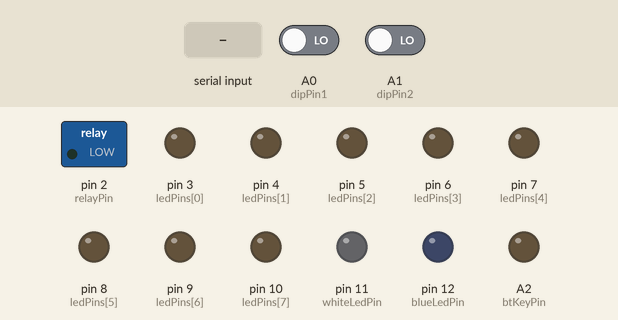
Simulated run of this sketch. Board: Arduino Uno, built with avr-gcc and run on an emulated ATmega328P. Shown: switched loads named in the sketch (green lamp = pin HIGH), output pins drawn as LEDs (lit = HIGH). The inputs (shaded band) are chosen by the test bench; at power-on: A0 (dipPin1) LOW, A1 (dipPin2) LOW.

Above: at 1.2 s.
1.3 s: A0 (dipPin1) driven HIGH
At 2.3 s:
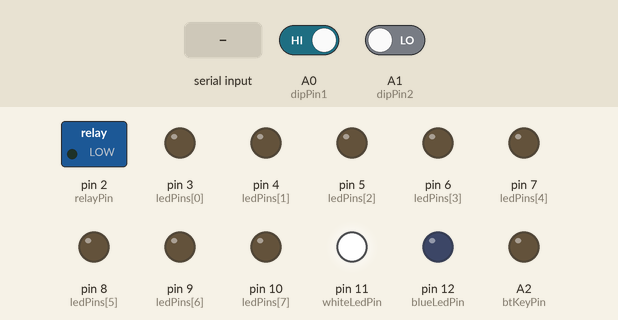
2.8 s: "C" received over the second serial link
At 2.9 s:
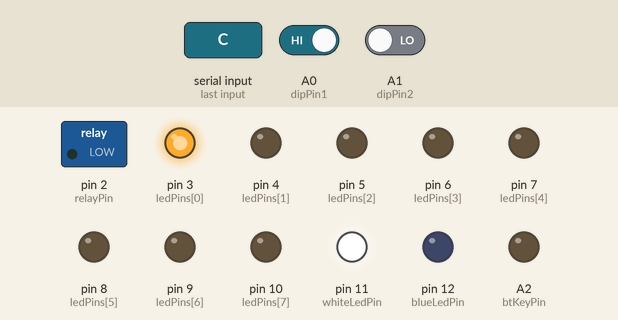
5.8 s: "A" received over the second serial link
At 6.9 s:
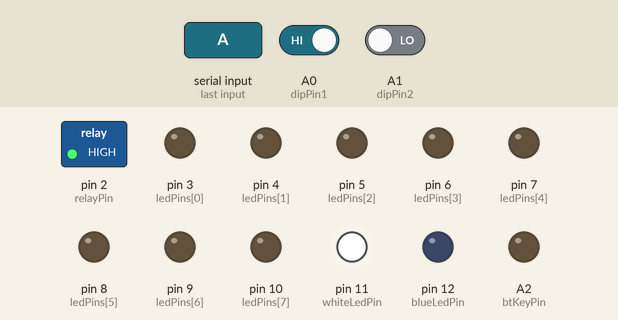
7.3 s: "C" received over the second serial link
At 7.4 s:
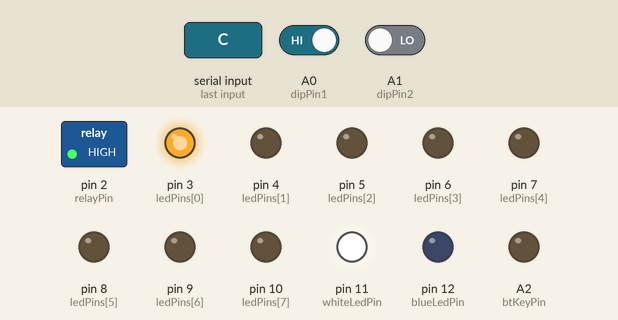
10.3 s: "B" received over the second serial link
At 11.5 s:
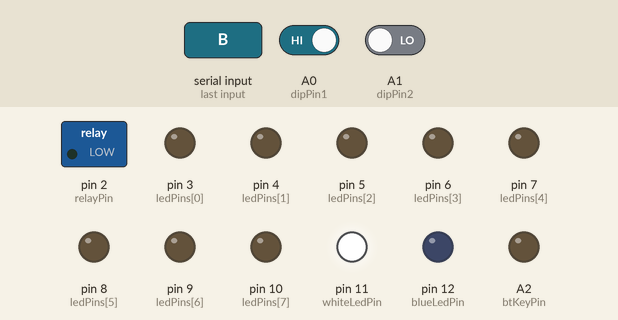
11.8 s: A0 (dipPin1) driven LOW and A1 (dipPin2) driven HIGH
At 12.7 s:
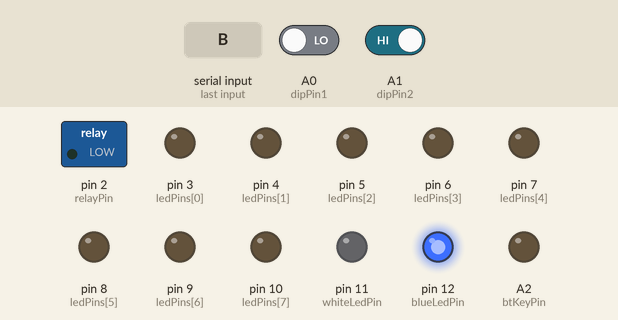
Timing chart, 0 to 14.3 s (numbered marks = the images above; inputs shaded):
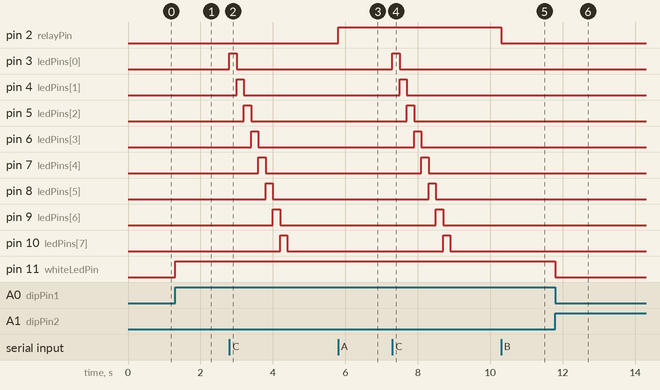

The sketch:

LAB4_IR_BT.ino
```cpp
#include <IRremote.hpp>
#include <SoftwareSerial.h> // Include SoftwareSerial library for Bluetooth communication

// Pin assignments
const int rcvPin = 13; // IR receiver pin
const int relayPin = 2; // Relay pin
const int numLEDs = 8; // Number of LEDs
const int ledPins[] = {3, 4, 5, 6, 7, 8, 9, 10}; // LED pins
const int dipPin1 = A0; // DIP switch pin 1
const int dipPin2 = A1; // DIP switch pin 2
const int blueLedPin = 12; // Blue LED for IR mode
const int whiteLedPin = 11; // White LED for Bluetooth mode
const int btTxPin = 1; // Bluetooth TX pin
const int btRxPin = 0; // Bluetooth RX pin
const int btKeyPin = A2; // Bluetooth KEY/EN pin for AT command mode

// IR remote button values
const unsigned long BUTTON_ON = 4077715200; // Button 1
const unsigned long BUTTON_OFF = 3877175040; // Button 2
const unsigned long BUTTON_RUN_LEDS = 2707357440; // Button 3
const unsigned long BUTTON_TURN_OFF_LEDS = 4144561920; // Button 4

// Bluetooth commands
char bluetoothCommand;

IRrecv irrecv(rcvPin);
decode_results results;
SoftwareSerial bluetooth(btRxPin, btTxPin); // RX, TX for Bluetooth module

void setup() {
  Serial.begin(9600);
  bluetooth.begin(9600); // Initialize Bluetooth serial communication
  irrecv.enableIRIn(); // Start the IR receiver

  // Set the KEY pin as output for Bluetooth module mode control
  pinMode(btKeyPin, OUTPUT);

  // Set the KEY pin LOW for normal operation (HIGH would put it in AT command mode)
  digitalWrite(btKeyPin, LOW);

  // Set up LED pins
  for (int i = 0; i < numLEDs; ++i) {
    pinMode(ledPins[i], OUTPUT);
  }

  // Set up relay and LED indicator pins
  pinMode(relayPin, OUTPUT);
  pinMode(blueLedPin, OUTPUT);
  pinMode(whiteLedPin, OUTPUT);

  // Set up DIP switch pins
  pinMode(dipPin1, INPUT);
  pinMode(dipPin2, INPUT);
}

void loop() {
  int dipSwitchValue = (digitalRead(dipPin1) << 1) | digitalRead(dipPin2); // Read DIP switch value

  if (dipSwitchValue == 0b01) {
    // Mode 01: Follow IR remote
    digitalWrite(blueLedPin, HIGH);  // Blue LED ON
    digitalWrite(whiteLedPin, LOW);  // White LED OFF
    handleIRRemote(); // Handle IR commands
  }
  else if (dipSwitchValue == 0b10) {
    // Mode 10: Follow Bluetooth module
    digitalWrite(blueLedPin, LOW);   // Blue LED OFF
    digitalWrite(whiteLedPin, HIGH); // White LED ON
    handleBluetooth();  // Handle Bluetooth commands
  }
}

void handleIRRemote() {
  if (irrecv.decode()) {
    auto value = irrecv.decodedIRData.decodedRawData;

    switch (value) {
      case BUTTON_ON: // Button 1
        turnRelayOn();
        break;

      case BUTTON_OFF: // Button 2
        turnRelayOff();
        break;

      case BUTTON_RUN_LEDS: // Button 3
        runLEDs();
        break;

      case BUTTON_TURN_OFF_LEDS: // Button 4
        turnOffLEDs();
        break;

      default:
        Serial.println(value); // Print unrecognized button value
    }
    irrecv.resume(); // Receive the next value
  }
}

void handleBluetooth() {
  if (bluetooth.available() > 0) {
    bluetoothCommand = bluetooth.read(); // Read Bluetooth command

    switch (bluetoothCommand) {
      case 'A':
        turnRelayOn();
        break;

      case 'B':
        turnRelayOff();
        break;

      case 'C':
        runLEDs();
        break;

      case 'D':
        // Do nothing for 'D'
        break;

      default:
        Serial.println("Unknown command");
    }
  }
}

void runLEDs() {
  for (int i = 0; i < numLEDs; ++i) {
    digitalWrite(ledPins[i], HIGH);
    delay(200); // Adjust the delay as needed
    digitalWrite(ledPins[i], LOW);
  }
}

void turnOffLEDs() {
  for (int i = 0; i < numLEDs; ++i) {
    digitalWrite(ledPins[i], LOW);
  }
}

void turnRelayOn() {
  digitalWrite(relayPin, HIGH); // Turn relay on
}

void turnRelayOff() {
  digitalWrite(relayPin, LOW); // Turn relay off
}
```

Measured:
- after the input at 1.3 s, pin 11 (whiteLedPin): LOW → HIGH at once
- after the input at 2.8 s, pin 3 (ledPins[0]): LOW → HIGH at once, → LOW 0.20 s later; pin 4 (ledPins[1]): LOW → HIGH after 0.20 s, → LOW 0.20 s later; pin 5 (ledPins[2]): LOW → HIGH after 0.40 s, → LOW 0.20 s later; pin 6 (ledPins[3]): LOW → HIGH after 0.60 s, → LOW 0.20 s later; pin 7 (ledPins[4]): LOW → HIGH after 0.80 s, → LOW 0.20 s later
- after the input at 5.8 s, pin 2 (relayPin): LOW → HIGH at once
- after the input at 7.3 s, pin 3 (ledPins[0]): LOW → HIGH at once, → LOW 0.20 s later; pin 4 (ledPins[1]): LOW → HIGH after 0.20 s, → LOW 0.20 s later; pin 5 (ledPins[2]): LOW → HIGH after 0.40 s, → LOW 0.20 s later; pin 6 (ledPins[3]): LOW → HIGH after 0.60 s, → LOW 0.20 s later; pin 7 (ledPins[4]): LOW → HIGH after 0.80 s, → LOW 0.20 s later
- after the input at 10.3 s, pin 2 (relayPin): HIGH → LOW at once
- after the input at 11.8 s, pin 11 (whiteLedPin): HIGH → LOW at once; pin 12 (blueLedPin): LOW → HIGH at once
